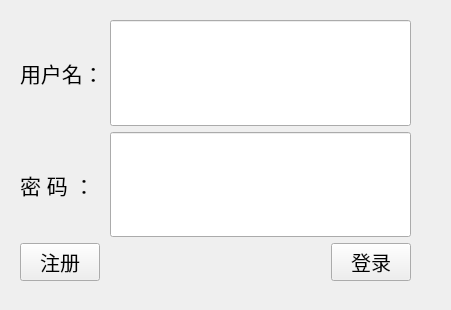
<?xml version="1.0" encoding="UTF-8"?>
<ui version="4.0">
 <class>client</class>
 <widget class="QWidget" name="client">
  <property name="geometry">
   <rect>
    <x>0</x>
    <y>0</y>
    <width>451</width>
    <height>310</height>
   </rect>
  </property>
  <property name="windowTitle">
   <string>client</string>
  </property>
  <widget class="QWidget" name="">
   <property name="geometry">
    <rect>
     <x>20</x>
     <y>20</y>
     <width>391</width>
     <height>261</height>
    </rect>
   </property>
   <layout class="QVBoxLayout" name="verticalLayout_3">
    <item>
     <layout class="QHBoxLayout" name="horizontalLayout">
      <item>
       <layout class="QVBoxLayout" name="verticalLayout">
        <item>
         <widget class="QLabel" name="label">
          <property name="font">
           <font>
            <pointsize>16</pointsize>
           </font>
          </property>
          <property name="text">
           <string>用户名：</string>
          </property>
         </widget>
        </item>
        <item>
         <widget class="QLabel" name="label_2">
          <property name="font">
           <font>
            <pointsize>16</pointsize>
           </font>
          </property>
          <property name="text">
           <string>密 码 ：</string>
          </property>
         </widget>
        </item>
       </layout>
      </item>
      <item>
       <layout class="QVBoxLayout" name="verticalLayout_2">
        <item>
         <widget class="QLineEdit" name="lineEdit">
          <property name="sizePolicy">
           <sizepolicy hsizetype="Expanding" vsizetype="Preferred">
            <horstretch>0</horstretch>
            <verstretch>0</verstretch>
           </sizepolicy>
          </property>
         </widget>
        </item>
        <item>
         <widget class="QLineEdit" name="lineEdit_2">
          <property name="sizePolicy">
           <sizepolicy hsizetype="Expanding" vsizetype="Preferred">
            <horstretch>0</horstretch>
            <verstretch>0</verstretch>
           </sizepolicy>
          </property>
          <property name="echoMode">
           <enum>QLineEdit::Password</enum>
          </property>
         </widget>
        </item>
       </layout>
      </item>
     </layout>
    </item>
    <item>
     <layout class="QHBoxLayout" name="horizontalLayout_2">
      <item>
       <widget class="QPushButton" name="pushButton">
        <property name="minimumSize">
         <size>
          <width>0</width>
          <height>20</height>
         </size>
        </property>
        <property name="font">
         <font>
          <pointsize>15</pointsize>
         </font>
        </property>
        <property name="text">
         <string>注册</string>
        </property>
       </widget>
      </item>
      <item>
       <spacer name="horizontalSpacer">
        <property name="orientation">
         <enum>Qt::Horizontal</enum>
        </property>
        <property name="sizeHint" stdset="0">
         <size>
          <width>118</width>
          <height>20</height>
         </size>
        </property>
       </spacer>
      </item>
      <item>
       <widget class="QPushButton" name="pushButton_2">
        <property name="sizePolicy">
         <sizepolicy hsizetype="Preferred" vsizetype="Maximum">
          <horstretch>0</horstretch>
          <verstretch>0</verstretch>
         </sizepolicy>
        </property>
        <property name="font">
         <font>
          <pointsize>15</pointsize>
         </font>
        </property>
        <property name="text">
         <string>登录</string>
        </property>
       </widget>
      </item>
     </layout>
    </item>
   </layout>
  </widget>
 </widget>
 <resources/>
 <connections/>
</ui>
